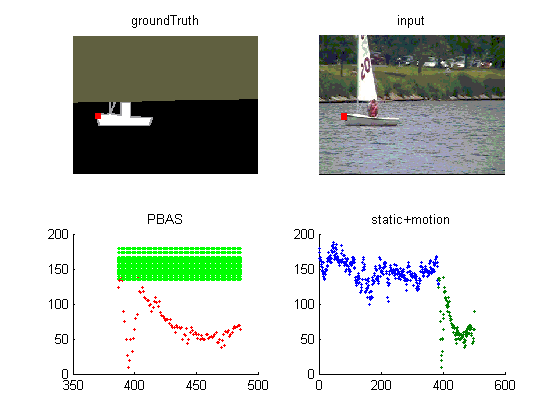
%> input picture foregroundAnalyse/PBAS-1-140-44.bmp, 560 x 420 px, given in place of in006899.jpg, which was not available
$ octave --eval "yzbx;"   (GNU Octave 9; MATLAB toolbox functions it lacks are replaced by stand-ins)
%> lines starting %> are read from the running program, lines starting %| are printed output that depends on the picture; pictures that were not available may be replaced by others from this repository, and a replacement may not be noted
function yzbx()
frameNum=6900;
% model is background
% 0,50=background, 170,255=foreground, 85=out roi
input1=getInput(frameNum-1);
[height,width,channel]=size(input1);
model=subsensePlusOpticalFlow();
for i=1:300
    tic;
	disp(['frameNum=',num2str(frameNum)]);
	input=getInput(frameNum);
	foreground=getForeground(frameNum);
% [23 lines not run here, left out]
function input=getInput(frameNum)
%> called with frameNum = 6899
% 	root='D:\firefoxDownload\matlab\dataset2012\dataset\dynamicBackground\boats\input';
    root='/media/yzbx/软件/firefoxDownload/matlab/dataset2012/dataset/dynamicBackground/boats/input';
	strnum=num2str(frameNum,'%06d');
	input=imread([root,'/in',strnum,'.jpg']);
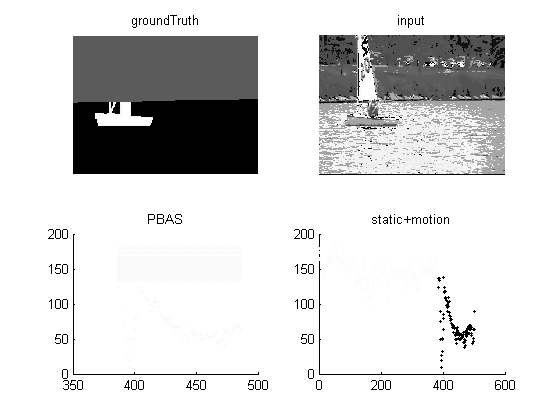
%> input: size 420x560 uint8; min 0, max 255, mean 218.5
%> call 2 of getInput, with frameNum = 6900
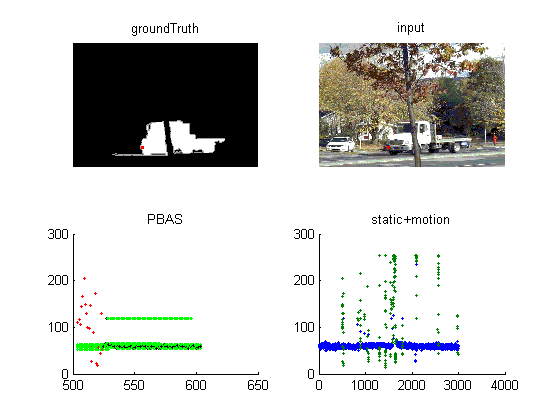
%> input picture foregroundAnalyse/PBAS-1-405-271.bmp, 560 x 420 px, given in place of in006900.jpg, which was not available
%> in getInput (call 2), `input=imread([root,'/in',strnum,'.jpg']);`:
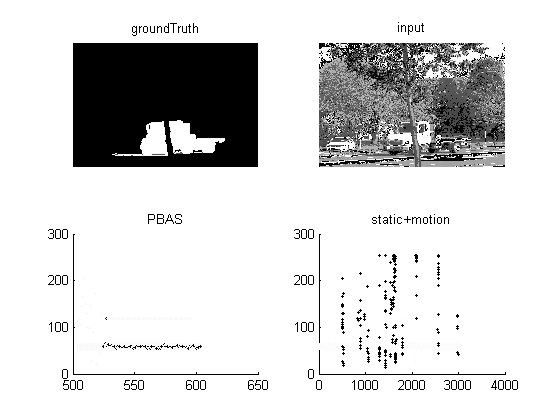
%> input: size 420x560 uint8; min 0, max 255, mean 215.2
end

function foreground=getForeground(frameNum)
% 	root='D:\firefoxDownload\matlab\dataset2012\dataset\dynamicBackground\boats\groundtruth';
    root='/media/yzbx/软件/firefoxDownload/matlab/dataset2012/dataset/dynamicBackground/boats/groundtruth';
	strnum=num2str(frameNum,'%06d');
%> (the run ends here)
